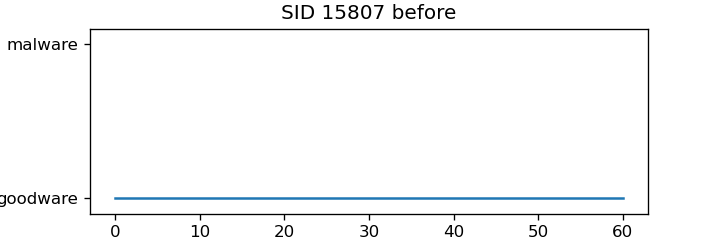
#> input picture new_results/classes_split/goodware/before/sample_15807.png, 720 x 240 px; its folder holds only this picture in this run
$ python merge.py
#> lines starting #> are read from the running program, lines starting #| are printed output that depends on the picture
from PIL import Image
import os

# --- Configuration ---
ROOT_DIR = 'new_results/classes_split/goodware'
BEFORE_DIR = os.path.join(ROOT_DIR, 'before')
AFTER_DIR = os.path.join(ROOT_DIR, 'after')
MERGED_DIR = os.path.join(ROOT_DIR, 'merged')
# ---------------------

def merge_images_side_by_side_random():
    """
    Lists files in the 'before' directory and merges them with
    corresponding files in the 'after' directory.
    """

    # 1. Create the output directory if it doesn't exist
    if not os.path.exists(MERGED_DIR):
        os.makedirs(MERGED_DIR)
        print(f"Created directory: {MERGED_DIR}")

    # 2. Get the list of all PNG filenames from the 'before' directory
    before_files = [f for f in os.listdir(BEFORE_DIR) if f.endswith('.png')]
    num_files_to_process = len(before_files)

    print(f"Found {num_files_to_process} PNG files in '{BEFORE_DIR}'. Starting merge...")

    # 3. Iterate through the filenames found in 'before'
    processed_count = 0

    for filename in before_files:
        before_path = os.path.join(BEFORE_DIR, filename)
        after_path = os.path.join(AFTER_DIR, filename)
        merged_path = os.path.join(MERGED_DIR, filename)

        # 4. Check if the corresponding file exists in the 'after' directory
        if not os.path.exists(after_path):
            print(f"Skipping {filename}: Corresponding file not found in '{AFTER_DIR}'.")
            continue

        try:
            # Open the images
            img_before = Image.open(before_path)
#> img_before is the input picture: PIL image 720x240 RGBA; mean R, G, B, A 247.7, 248.4, 248.8, 255
            img_after = Image.open(after_path)

            # **Image Merging Logic**
            if img_before.height != img_after.height:
                print(f"Warning: Heights for {filename} are different ({img_before.height} vs {img_after.height}). Skipping merge for this file.")
                continue

            new_width = img_before.width + img_after.width
#> new_width = 1440
            new_height = img_before.height
#> new_height = 240

            merged_image = Image.new('RGB', (new_width, new_height))
#> merged_image: PIL image 1440x240 RGB; every value is 0

            # Paste side-by-side
            merged_image.paste(img_before, (0, 0))
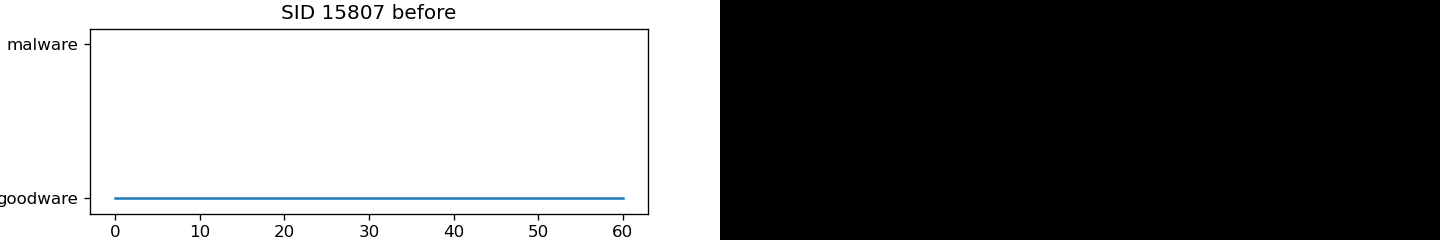
#> merged_image: PIL image 1440x240 RGB; mean R, G, B 123.9, 124.2, 124.4
            merged_image.paste(img_after, (img_before.width, 0))
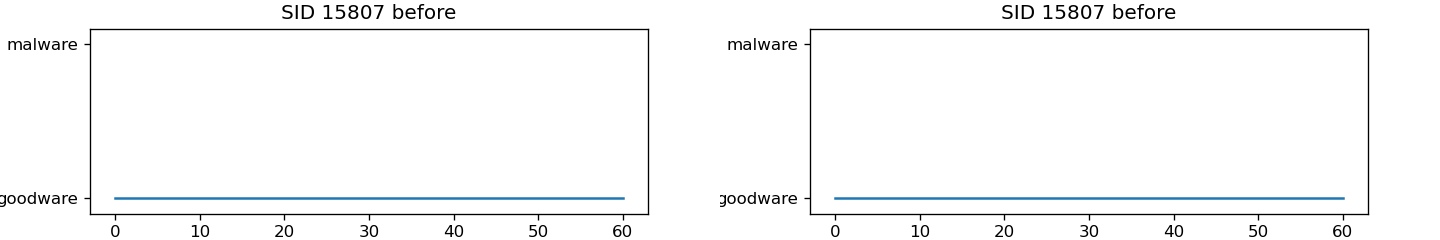
#> merged_image: PIL image 1440x240 RGB; mean R, G, B 247.7, 248.4, 248.8

            # Save the result
            merged_image.save(merged_path)

            processed_count += 1
            if processed_count % 100 == 0:
                print(f"Processed {processed_count} files.")

        except Exception as e:
            print(f"An unexpected error occurred while processing {filename}: {e}")

    print("---")
    print(f"✅ Finished! Successfully merged {processed_count} image pairs into the **{MERGED_DIR}** folder.")

# Execute the function
if __name__ == "__main__":
    # Ensure you have Pillow installed: pip install Pillow
    merge_images_side_by_side_random()
